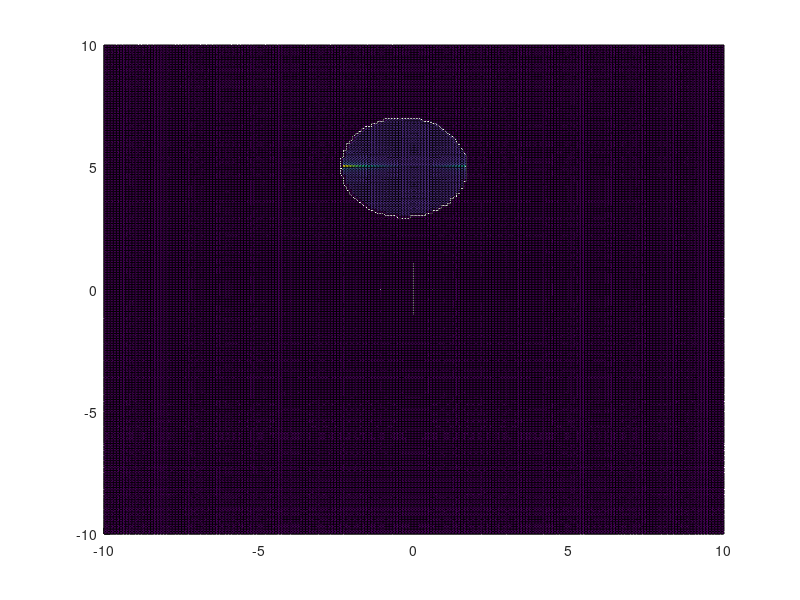

This figure's MATLAB source: (Note: this script raises an error after producing the figure.)
function APFtest()
    global timenow
    timenow = 0;
    global new_t
    global old_t
    global obspos
    obspos = zeros(4,2);
    global speed
    speed = 0.33;
    timeresultion = 1;
    [X, Y] = meshgrid(-10: 0.1: 10);
    global centerx
    global centery
    centerx = 0;
    centery = 0;
    global dX;
    dX = X - centerx;
    global dY;
    dY = Y - centery;
    global R;
    R = 5;
    while true
        new_t = cputime;
        interval = new_t - old_t;
        old_t = new_t;
        pause(timeresultion);
        timenow = timeresultion + timenow;
        t_tic = cputime;
        Z = getattract();
        for idx = 1:4
            [obspos(idx,1), obspos(idx,2)] = getobspos(idx, timenow);
            Z = Z + getreject(X,Y,obspos(idx,1),obspos(idx,2));
        t_toc = cputime;
        Z = Z .* (Z < 2000);
        surf(X,Y,Z);
        view(0,90);
        title(['Time:', num2str(timenow), '  ', 'FPS', num2str(1.0/interval), '  ', 'CalcRate:', num2str(1.0/(t_toc - t_tic))])
        end
    end
end

function [x,y] = getobspos(idx, timenow)
    global speed
    global R
    omega = speed / R;
    arc = mod((omega * timenow + idx * (pi / 2)), (2 * pi));
    x = R * cos(arc);
    y = R * sin(arc);
end

function attract = getattract()
    global dX;
    global dY;
    attract = 0.03 * (dX .^ 2 + dY .^ 2);
end

function reject = getreject(x,y,xpos,ypos)
    global centerx
    global centery
    tab1 = sqrt((x - xpos) .^ 2 + (y - ypos) .^ 2);
    tab2 = 0.2 * (1 ./ tab1 - 1 / 2) .^ 2 * ((x - centerx) .^ 2 + (y - centery) .^ 2);
    reject = tab2 .* (tab1 <= 2);
end

